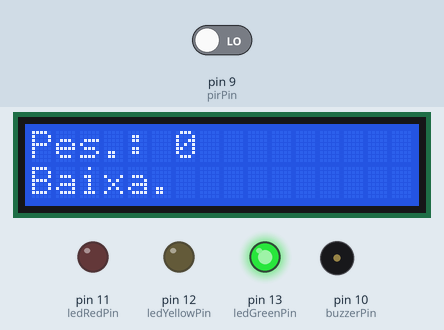
Simulated run of this sketch. Board: Arduino Uno, built with avr-gcc and run on an emulated ATmega328P. On the bench: 16×2 character LCD, output pins drawn as LEDs (lit = HIGH), buzzer (waves = sounding). The test bench sets the inputs (shaded band); at power-on: pin 9 (pirPin) LOW.

Above: at 1.2 s.
1.3 s: pin 9 (pirPin) driven HIGH
At 3.6 s:
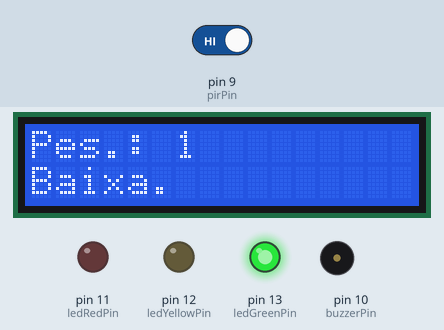
7.6 s: pin 9 (pirPin) driven LOW
11.5 s: pin 9 (pirPin) driven HIGH
At 19.3 s:
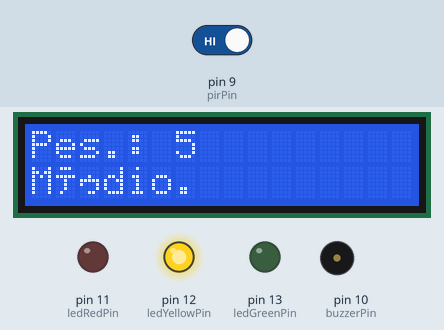
At 34.0 s:
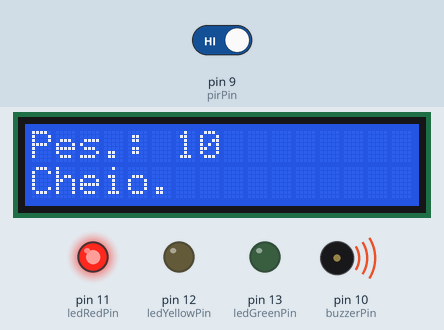
Timing chart, 0 to 35.5 s (numbered marks = the images above; inputs shaded):
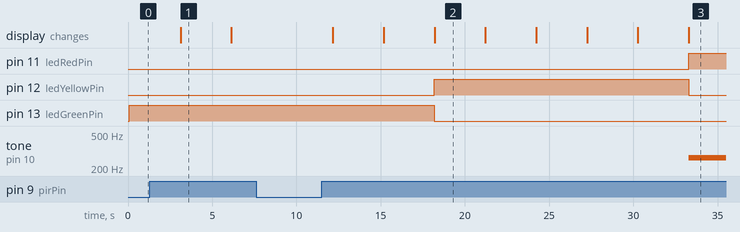

The sketch:

contador_pessoas.ino
```cpp
//Library to use LCD
#include <Wire.h>
#include <LiquidCrystal_I2C.h>

#define col 16
#define lin 2
#define ende 0x27

LiquidCrystal_I2C lcd(ende, col, lin);

//Declaring variables
int ledRedPin = 11;
int ledYellowPin = 12;
int ledGreenPin = 13;
int buzzerPin = 10;
int pirPin = 9;
int contador = 0;
int delayMS = 3000;

void setup() {
  //Serial monitor 9600 bps
  Serial.begin(9600);

  //Pins configuration
  pinMode(ledRedPin, OUTPUT);
  pinMode(ledYellowPin, OUTPUT);
  pinMode(ledGreenPin, OUTPUT);
  pinMode(buzzerPin, OUTPUT);
  pinMode(pirPin, INPUT);

  //Settings of LCD
  lcd.init();
  lcd.backlight();
  lcd.clear();
  lcd.setCursor(0, 0);
  lcd.print("Contador de pessoas");

}

void loop() {
  byte movement = digitalRead(pirPin);

  //Everytime the sensor PIR catch a movement, he adds 1 to "contador"
  if(movement){
    contador ++;
  }

  movement = false;
  lcd.clear();

  //Case the shelter has more than 10 people
  if(contador >= 10){
    digitalWrite(ledGreenPin, LOW);
    digitalWrite(ledYellowPin, LOW);
    digitalWrite(ledRedPin, HIGH); // Lights up the red led
    tone(buzzerPin, 262); // Actived the buzzer

    lcd.setCursor(0, 0);
    lcd.print("Pes.: ");
    lcd.print(contador); // Show how many people are in the shelter
    lcd.setCursor(0, 1);
    lcd.print("Cheio.");
    delay(delayMS); //Delay of 3 seconds

  }
  //Case the shelter has more than 5 people
  else if(contador >= 5 ){
    digitalWrite(ledGreenPin, LOW);
    digitalWrite(ledYellowPin, HIGH);
    digitalWrite(ledRedPin, LOW);
    noTone(buzzerPin);

    lcd.setCursor(0, 0);
    lcd.print("Pes.: ");
    lcd.print(contador);
    lcd.setCursor(0, 1);
    lcd.print("Médio.");
    delay(delayMS);
  }
  //Case the shelter has less than 5 people
  else{
    digitalWrite(ledGreenPin, HIGH);
    digitalWrite(ledYellowPin, LOW);
    digitalWrite(ledRedPin, LOW);
    noTone(buzzerPin);

    lcd.setCursor(0, 0);
    lcd.print("Pes.: ");
    lcd.print(contador);
    lcd.setCursor(0, 1);
    lcd.print("Baixa.");
    delay(delayMS);
  }
}
```

Measured:
- after the input at 1.3 s, the display: changes after 1.8 s (image 1)
- after the input at 7.6 s, every drawn part: stays the same
- after the input at 11.5 s, pin 11 (ledRedPin): LOW → HIGH after 21.8 s; pin 12 (ledYellowPin): LOW → HIGH after 6.7 s, → LOW 15.1 s later; pin 13 (ledGreenPin): HIGH → LOW after 6.7 s; tone on pin 10 (buzzerPin): silent → 262 Hz after 21.8 s; the display: first changes after 0.67 s (image 2 shows a later state)
- what the display in image 1 shows lasts 3.0 s, from 3.1 s to 6.1 s
